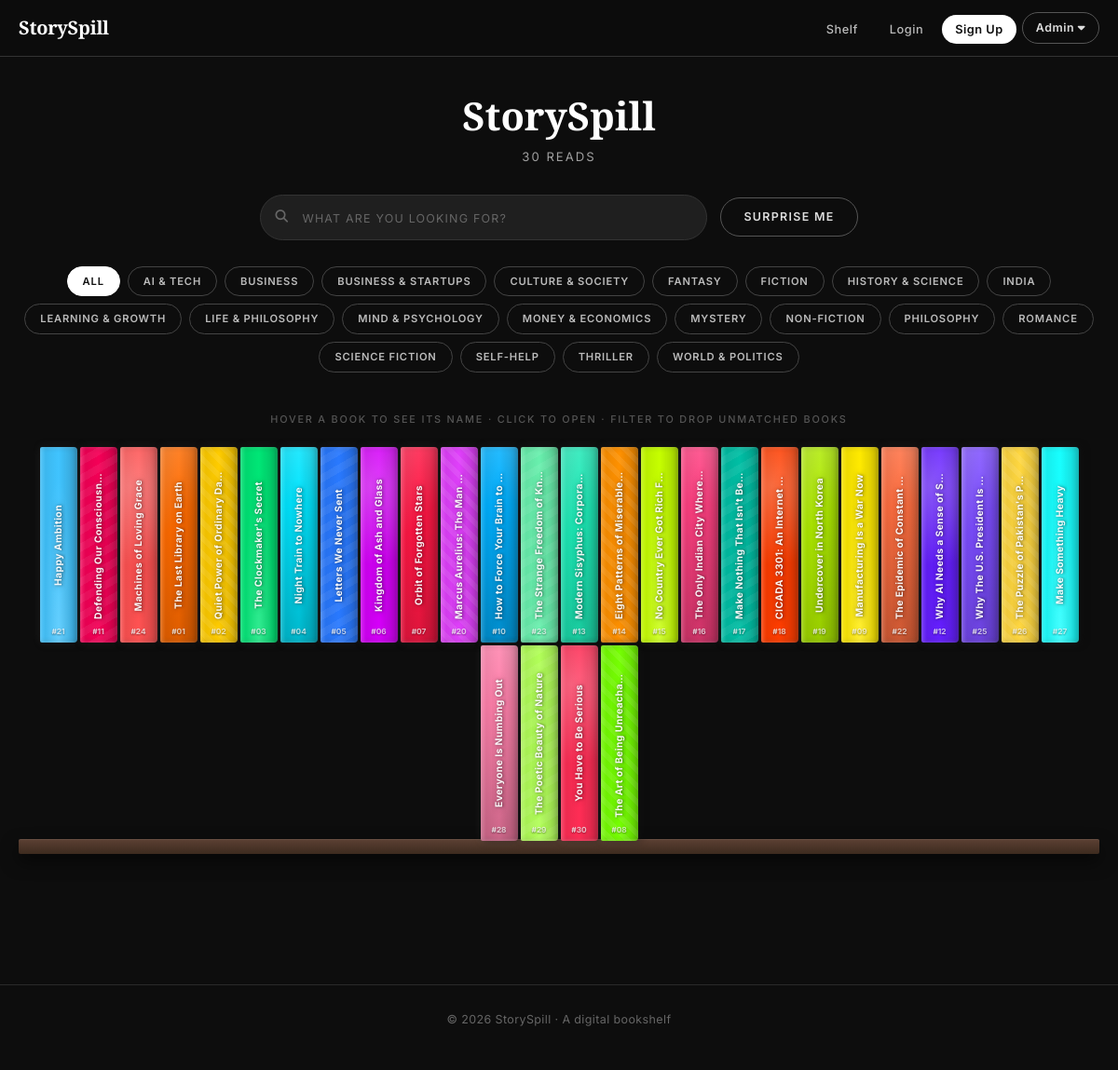
The page / on the database its author committed.
### tables this page shows
CREATE TABLE IF NOT EXISTS books (
  id INT AUTO_INCREMENT PRIMARY KEY,
  user_id INT NOT NULL,
  title VARCHAR(150) NOT NULL,
  author VARCHAR(100) NOT NULL,
  genre VARCHAR(50) NOT NULL,
  price DECIMAL(10,2) NOT NULL DEFAULT 299.00,
  cover_image VARCHAR(255),
  intro_video VARCHAR(255),
  pdf_path VARCHAR(255),
  created_at TIMESTAMP DEFAULT CURRENT_TIMESTAMP,
  FOREIGN KEY (user_id) REFERENCES users(id) ON DELETE CASCADE
);

### index.php (the view, shortened to what this page needs)
<?php
require "db_connect.php";
$search = isset($_GET["search"]) ? trim($_GET["search"]) : "";
$sql = "SELECT books.*, users.name AS uploader_name
        FROM books
        JOIN users ON books.user_id = users.id
        WHERE 1=1";
$params = [];
$sql .= " ORDER BY books.created_at DESC";
$stmt = $pdo->prepare($sql);
$stmt->execute($params);
$books = $stmt->fetchAll(PDO::FETCH_ASSOC);
$genreStmt = $pdo->query("SELECT DISTINCT genre FROM books ORDER BY genre");
$allGenres = $genreStmt->fetchAll(PDO::FETCH_COLUMN);
$totalBooks = count($books);
$spineColors = [
    "#FF2D55","#FF6B00","#FFCC00","#00E676","#00E5FF","#2979FF",
    "#D500F9","#FF1744","#76FF03","#FFEA00","#00B0FF","#F50057",
    "#651FFF","#1DE9B6","#FF9100","#C6FF00","#FF4081","#00BFA5",
    "#FF3D00","#AEEA00","#E040FB","#40C4FF","#FF6E40","#69F0AE",
    "#FF5252","#7C4DFF","#FFD740","#18FFFF","#FF80AB","#B2FF59"
];
$patterns = [
    "radial-gradient(circle at 30% 20%, rgba(255,255,255,0.25) 0%, transparent 50%)",
    "linear-gradient(135deg, rgba(255,255,255,0.2) 0%, transparent 40%, rgba(0,0,0,0.15) 100%)",
    "repeating-linear-gradient(45deg, transparent, transparent 6px, rgba(255,255,255,0.08) 6px, rgba(255,255,255,0.08) 12px)",
    "radial-gradient(ellipse at bottom, rgba(255,255,255,0.2) 0%, transparent 60%)",
    "linear-gradient(180deg, rgba(255,255,255,0.15) 0%, transparent 30%, rgba(0,0,0,0.2) 100%)",
    "repeating-linear-gradient(-30deg, transparent, transparent 8px, rgba(255,255,255,0.06) 8px, rgba(255,255,255,0.06) 16px)",
];
?>
<!DOCTYPE html>
<html lang="en">
<head>
  <link href="https://cdn.jsdelivr.net/npm/bootstrap@5.3.3/dist/css/bootstrap.min.css" rel="stylesheet">
  <link href="https://cdnjs.cloudflare.com/ajax/libs/font-awesome/6.5.1/css/all.min.css" rel="stylesheet">
  <link rel="stylesheet" href="css/style.css">
</head>
<body>
<?php include "includes/navbar.php"; ?>
<div class="app-container">
  <header class="main-header">
    <h1 class="site-title">StorySpill</h1>
    <div class="reads-count">
      <span id="total-reads"><?php echo $totalBooks; ?></span> READS
    </div>
  </header>
  <div class="controls-section">
    <div class="search-wrapper">
      <i class="fas fa-search search-icon"></i>
      <form method="GET" action="index.php" id="searchForm" style="margin:0">
        <input type="text" name="search" id="searchInput" class="form-control search-input"
               placeholder="WHAT ARE YOU LOOKING FOR?"
               value="<?php echo htmlspecialchars($search); ?>">
      </form>
    </div>
    <button type="button" id="surpriseBtn" class="surprise-btn">SURPRISE ME</button>
  </div>
  <div class="categories-wrapper">
    <div class="categories-scroll" id="categories">
      <button type="button" class="cat-btn active" data-genre="ALL">ALL</button>
      <?php foreach ($allGenres as $g): ?>
        <button type="button" class="cat-btn" data-genre="<?php echo htmlspecialchars($g); ?>">
          <?php echo htmlspecialchars(strtoupper($g)); ?>
        </button>
      <?php endforeach; ?>
    </div>
  </div>
  <div class="bookshelf-container">
    <div class="shelf-instruction">
      HOVER A BOOK TO SEE ITS NAME · CLICK TO OPEN · FILTER TO DROP UNMATCHED BOOKS
    </div>
    <div class="shelf" id="bookshelf">
      <?php if (empty($books)): ?>
        <div class="empty-state w-100" id="emptyState">
          <i class="fas fa-book-open fa-3x mb-3" style="opacity:0.3"></i>
          <p>No books on the shelf yet.<?php if ($isLoggedIn): ?> <a href="upload.php">Upload the first one</a><?php endif; ?></p>
        </div>
      <?php else: ?>
        <?php foreach ($books as $i => $book):
          $color = $spineColors[$book["id"] % count($spineColors)];
          $spineTitle = mb_strlen($book["title"]) > 36 ? mb_substr($book["title"], 0, 34).'…' : $book["title"];
        ?>
          <div class="book"
               style="background: <?php echo $patterns[$book['id'] % count($patterns)]; ?>, linear-gradient(90deg, <?php echo $color; ?> 0%, <?php echo $color; ?>ee 15%, <?php echo $color; ?> 50%, <?php echo $color; ?>cc 100%);"
               data-id="<?php echo $book["id"]; ?>"
               data-title="<?php echo htmlspecialchars($book["title"]); ?>"
               data-author="<?php echo htmlspecialchars($book["author"]); ?>"
               data-genre="<?php echo htmlspecialchars($book["genre"]); ?>"
               data-uploader="<?php echo htmlspecialchars($book["uploader_name"]); ?>"
               data-cover="<?php echo htmlspecialchars($book["cover_image"] ?? ''); ?>"
               data-pdf="<?php echo htmlspecialchars($book["pdf_path"] ?? ''); ?>"
               data-video="<?php echo htmlspecialchars($book["intro_video"] ?? ''); ?>"
               data-price="<?php echo htmlspecialchars($book["price"] ?? 299); ?>"
               data-color="<?php echo $color; ?>"
               data-index="<?php echo $i; ?>">
            <div class="book-spine-text"><?php echo htmlspecialchars($spineTitle); ?></div>
            <div class="book-number">#<?php echo str_pad($book["id"], 2, "0", STR_PAD_LEFT); ?></div>
          </div>
        <?php endforeach; ?>
      <?php endif; ?>
    </div>
    <div class="shelf-wood"></div>
  </div>
</div>
<div class="position-fixed bottom-0 end-0 p-3" style="z-index:1100">
</div>
<footer class="site-footer">
  <p>© 2026 StorySpill · A digital bookshelf</p>
</footer>
</body>
</html>

### includes/navbar.php (shortened to what this page needs)
<?php
$isLoggedIn = isset($_SESSION["user_id"]);
?>
<nav class="top-nav">
  <div class="nav-inner">
    <a href="index.php" class="nav-logo">StorySpill</a>
    <ul class="nav-links" id="navLinks">
      <li><a href="index.php">Shelf</a></li>
      <?php if ($isLoggedIn): ?>
        <li><a href="my_library.php">My Library</a></li>
        <li><a href="wishlist.php">Wishlist</a></li>
        <li><a href="dashboard.php">My Profile</a></li>
        <li><a href="logout.php" class="nav-logout">Logout</a></li>
      <?php else: ?>
        <li><a href="login.php">Login</a></li>
        <li><a href="signup.php" class="nav-cta">Sign Up</a></li>
      <?php endif; ?>
      <li class="nav-dropdown">
        <button type="button" class="nav-admin-btn" id="adminDropBtn">
          Admin <i class="fas fa-caret-down"></i>
        </button>
      </li>
    </ul>
  </div>
</nav>

### includes/navbar.php (style rules this page uses)
.nav-dropdown { position: relative; list-style: none; }
.nav-admin-btn { background: transparent; border: 1px solid #555; color: #ddd; font-size: 0.78rem; font-weight: 600; letter-spacing: 0.5px; padding: 7px 14px; border-radius: 50px; cursor: pointer; font-family: inherit; transition: all 0.2s; }

### rows shown on the page
books: title "Happy Ambition", id "21"
books: title "Defending Our Consciousness…", id "11"
books: title "Machines of Loving Grace", id "24"
books: title "The Last Library on Earth", id "01"
books: title "Quiet Power of Ordinary Days", id "02"
books: title "The Clockmaker's Secret", id "03"
books: title "Night Train to Nowhere", id "04"
books: title "Letters We Never Sent", id "05"
books: title "Kingdom of Ash and Glass", id "06"
books: title "Orbit of Forgotten Stars", id "07"
books: title "Marcus Aurelius: The Man Who…", id "20"
books: title "How to Force Your Brain to Crave H…", id "10"
books: title "The Strange Freedom of…", id "23"
books: title "Modern Sisyphus: Corporate Absurdity", id "13"
books: title "Eight Patterns of Miserable People", id "14"
books: title "No Country Ever Got Rich From Tour…", id "15"
books: title "The Only Indian City Where Life Im…", id "16"
books: title "Make Nothing That Isn't Beautiful", id "17"
books: title "CICADA 3301: An Internet Mystery", id "18"
books: title "Undercover in North Korea", id "19"
books: title "Manufacturing Is a War Now", id "09"
books: title "The Epidemic of Constant…", id "22"
books: title "Why AI Needs a Sense of Smell", id "12"
books: title "Why The U.S. President Is Almost I…", id "25"
books: title "The Puzzle of Pakistan's Poverty", id "26"
books: title "Make Something Heavy", id "27"
books: title "Everyone Is Numbing Out", id "28"
books: title "The Poetic Beauty of Nature", id "29"
books: title "You Have to Be Serious", id "30"
books: title "The Art of Being Unreachable", id "08"

### other values the page prints
$totalBooks "30"
$g "AI & TECH"
$g "BUSINESS"
$g "BUSINESS & STARTUPS"
$g "CULTURE & SOCIETY"
$g "FANTASY"
$g "FICTION"
$g "HISTORY & SCIENCE"
$g "INDIA"
$g "LEARNING & GROWTH"
$g "LIFE & PHILOSOPHY"
$g "MIND & PSYCHOLOGY"
$g "MONEY & ECONOMICS"
$g "MYSTERY"
$g "NON-FICTION"
